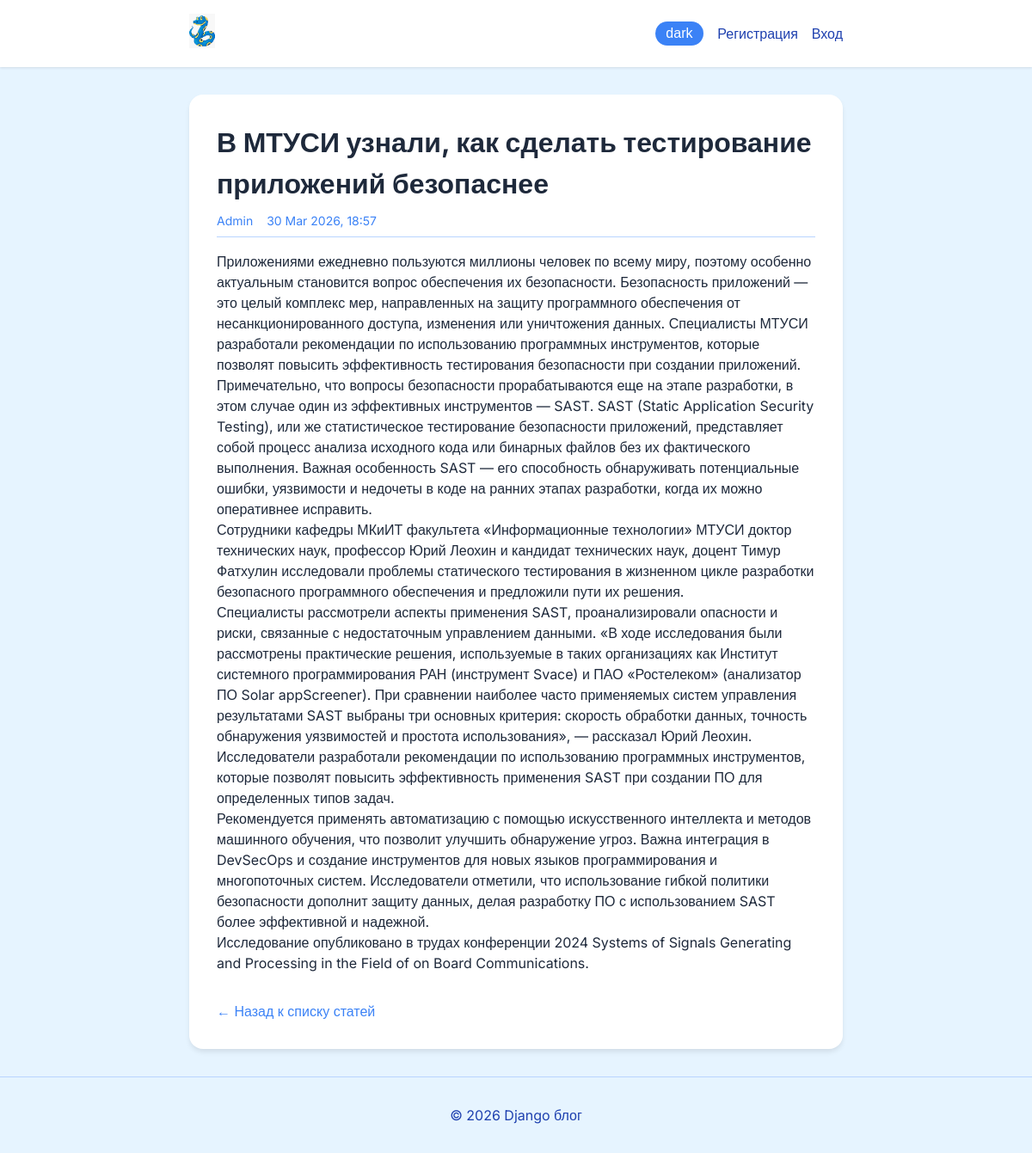
/article/19/, run on the app's committed database.
### articles/models.py (models this page shows, shortened)
class Article(models.Model):
    title = models.CharField(max_length=200)
    author = models.ForeignKey(
        settings.AUTH_USER_MODEL,
        on_delete=models.CASCADE,          # обязательно указывать
        related_name="articles",           # полезно для обратных запросов
    )
    text = models.TextField()
    created_date = models.DateTimeField(   # лучшеQ DateTimeField
        auto_now_add=True,
        db_index=True,                     # ускорит сортировку/фильтрацию
    )
    class Meta:
        ordering = ["-created_date"]       # новые статьи сверху
        verbose_name = "статья"
        verbose_name_plural = "статьи"

### articles/views.py (the view)
# urls.py: path('article/<int:article_id>/', views.get_article, name='get_article'),
def get_article(request, article_id):
    post = get_object_or_404(Article, id=article_id)
    return render(request, 'article.html', {'post': post})

### articles/templates/article.html (shortened to what this page needs)
{% load static %}
<!DOCTYPE html>
<html lang="ru">
<head>
</head>
<body>
    <header class="header">
        <div class="container">
            <div class="header-content">
                <div class="logo">
                    <a href="/">
                        <img src="{% static 'img/logo.png' %}" alt="Логотип">
                    </a>
                </div>
                <div class="auth-links">
                    <button class="theme-toggle" id="theme-toggle"></button>
                    {% if user.is_authenticated %}
                        <span>Hello, {{ user.username }}!</span>
                        {% if user.is_superuser %}
                            <a href="/admin/" class="admin-link">ЛК</a>
                        {% endif %}
                        <a href="/article/new/" class="new-post-link">Новая статья</a>
                        <a href="/logout/">Выход</a>
                    {% else %}
                        <a href="/register/">Регистрация</a>
                        <a href="/login/">Вход</a>
                    {% endif %}
                </div>
            </div>
        </div>
    </header>
    <main class="main">
        <div class="container">
            <article class="post-full">
                <h1>{{ post.title }}</h1>
                <div class="post-meta">
                    <span class="post-author">{{ post.author.username }}</span>
                    <span class="post-date">{{ post.created_date|date:"d M Y, H:i" }}</span>
                </div>
                <div class="post-content">
                    {{ post.text|linebreaks }}
                </div>
                <a href="/" class="back-link">← Назад к списку статей</a>
            </article>
        </div>
    </main>
    <footer class="footer">
        <div class="container">
            <p>&copy; {% now "Y" %} Django блог</p>
        </div>
    </footer>
</body>
</html>

### articles/templates/article.html (style rules this page uses)
:root { --bg-body: #e6f4ff; --bg-header: white; --header-text: #1e40af; --card-bg: white; --card-text: #1e293b; --meta-color: #3b82f6; --border-color: #b9d4ff; --button-bg: #3b82f6; --button-hover: #2563eb; --button-text: white; --pagination-bg: white; --pagination-text: #1e40af; --footer-text: #1e40af; }
* { margin: 0; padding: 0; box-sizing: border-box; }
body { background: var(--bg-body); font-family: 'Inter', sans-serif; line-height: 1.5; transition: background 0.3s; }
.container { max-width: 800px; margin: 0 auto; padding: 0 20px; }
.header { background: var(--bg-header); padding: 1rem 0; box-shadow: 0 1px 3px rgba(0,0,0,0.1); margin-bottom: 2rem; }
.header-content { display: flex; justify-content: space-between; align-items: center; }
.logo img { height: 40px; width: auto; transition: all 0.3s ease; }
.auth-links { display: flex; align-items: center; gap: 1rem; }
.auth-links a { text-decoration: none; color: var(--header-text); }
.theme-toggle { background: var(--button-bg); border: none; border-radius: 2rem; padding: 0.3rem 0.8rem; cursor: pointer; color: var(--button-text); font-size: 1rem; }
.post-full { background: var(--card-bg); border-radius: 1rem; padding: 2rem; margin-bottom: 2rem; box-shadow: 0 4px 6px -1px rgba(0,0,0,0.1); color: var(--card-text); }
.post-full h1 { font-size: 2rem; margin-bottom: 0.5rem; }
.post-meta { display: flex; gap: 1rem; font-size: 0.875rem; color: var(--meta-color); border-bottom: 1px solid var(--border-color); padding-bottom: 0.5rem; margin-bottom: 1rem; }
.post-content { margin: 1rem 0; }
.back-link { display: inline-block; margin-top: 1rem; color: var(--button-bg); text-decoration: none; }
.footer { text-align: center; padding: 2rem 0; color: var(--footer-text); border-top: 1px solid var(--border-color); margin-top: 2rem; }

### data on the page
Article: title "В МТУСИ узнали, как сделать тестирование приложений безопаснее", author.username "Admin", created_date "30 Mar 2026, 18:57", text "Приложениями ежедневно пользуются миллионы человек по всему миру, поэтому особенно актуальным становится вопрос обеспечения их безопасности. Безопасность приложений — это целый комплекс мер, направленных на защиту программного обеспечения от несанкционированного доступа, изменения или уничтожения данных. Специалисты МТУСИ разработали рекомендации по использованию программных инструментов, которые позволят повысить эффективность тестирования безопасности при создании приложений. Примечательно, что вопросы безопасности прорабатываются еще на этапе разработки, в этом случае один из эффективных инструментов — SAST. SAST (Static Application Security Testing), или же статистическое тестирование…"
